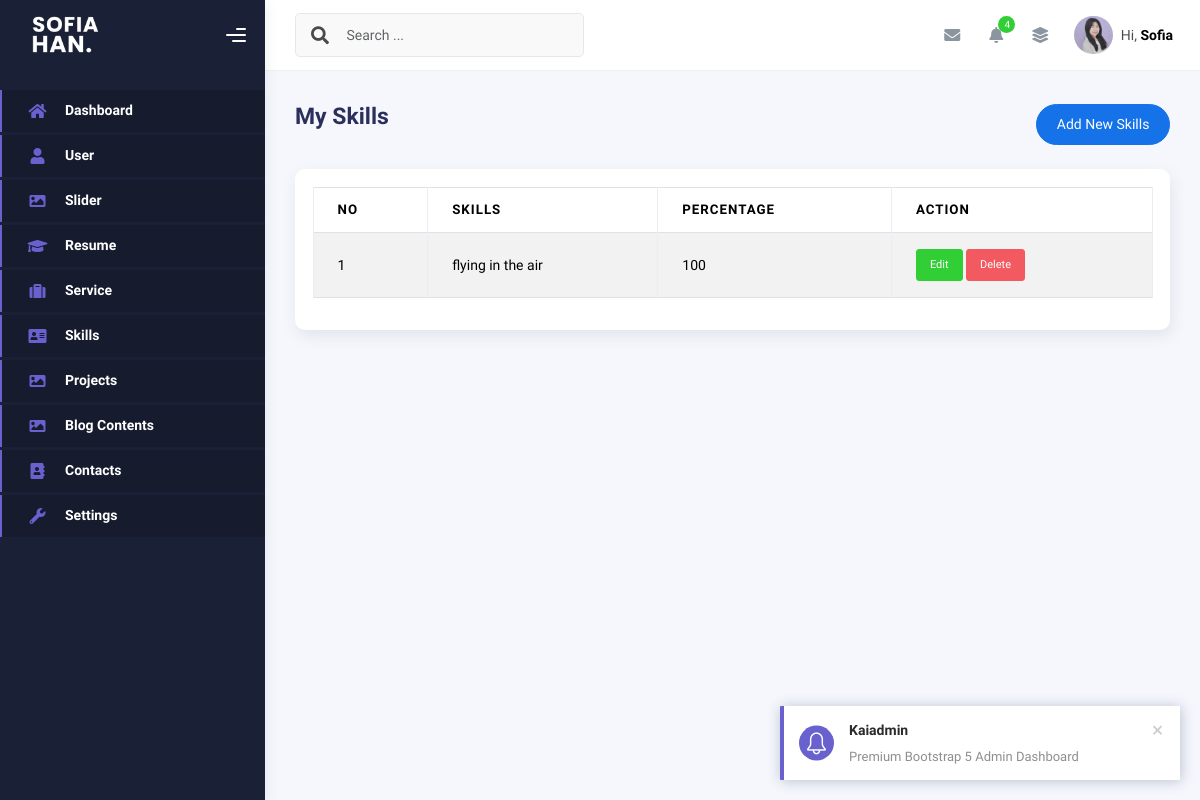
The page /admin/skills.php on the database as committed earlier.
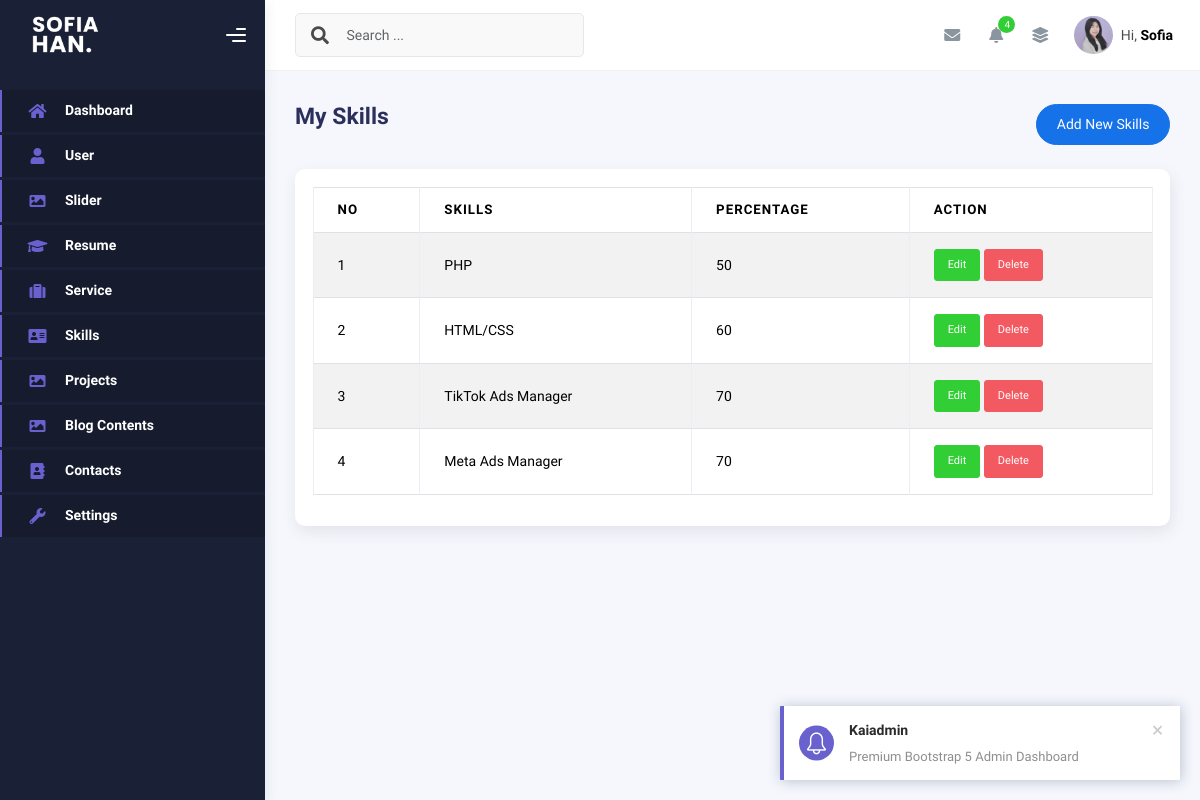
The same page on the database as committed later.
### tables this page shows
CREATE TABLE `my_skills` (
  `id` int(11) NOT NULL,
  `skills` varchar(50) NOT NULL,
  `percentage` int(100) NOT NULL,
  `created_at` timestamp NOT NULL DEFAULT current_timestamp(),
  `updated_at` timestamp NULL DEFAULT NULL ON UPDATE current_timestamp()
);

### admin/skills.php (the view, shortened to what this page needs)
<?php
include "config/koneksi.php";
$query = mysqli_query($conn, "SELECT * FROM my_skills ORDER BY id DESC");
$rows = mysqli_fetch_all($query, MYSQLI_ASSOC);
?>
<!DOCTYPE html>
<html lang="en">
<head>
    <?php
    include "inc/css.php";
    ?>
</head>
<body>
    <div class="wrapper">
        <?php
        include "inc/sidebar.php";
        ?>
        <div class="main-panel">
            <div class="main-header">
                <?php
                include "inc/navbar.php";
                ?>
            </div>
            <div class="container">
                <div class="page-inner">
                    <div class="d-flex align-items-left align-items-md-center flex-column flex-md-row pt-2 pb-4">
                        <div>
                            <h3 class="fw-bold mb-3">My Skills</h3>
                        </div>
                        <div class="ms-md-auto py-2 py-md-0">
                            <a href="create-skills.php" class="btn btn-primary btn-round">Add New Skills</a>
                        </div>
                    </div>
                    <div class="row">
                        <div class="col-sm-6 col-md-12">
                            <div class="card">
                                <div class="card-body">
                                    <table class="table table-bordered table-striped">
                                        <thead>
                                            <tr>
                                                <th>No</th>
                                                <th>Skills</th>
                                                <th>Percentage</th>
                                                <th>Action</th>
                                            </tr>
                                        </thead>
                                        <tbody>
                                            <?php foreach ($rows as $index => $row): ?>
                                                <tr>
                                                    <td><?php echo $index += 1 ?></td>
                                                    <td><?php echo $row['skills'] ?></td>
                                                    <td><?php echo $row['percentage'] ?></td>
                                                    <td>
                                                        <a class="btn btn-success btn-sm"
                                                            href="create-skills.php?edit=<?php echo $row['id'] ?>">Edit</a>
                                                        <a onclick="return confirm('Are you sure wanna delete this data?')"
                                                            class=" btn btn-danger btn-sm"
                                                            href="skills.php?delete=<?php echo $row['id'] ?>">Delete</a>
                                                    </td>
                                                </tr>
                                            <?php endforeach ?>
                                        </tbody>
                                    </table>
                                </div>
                            </div>
                        </div>
                    </div>
                </div>
            </div>
</body>
</html>

Rows that differ between the two databases and show on the page:
added my_skills: index "1", skills "PHP", percentage "50"
added my_skills: index "2", skills "HTML/CSS", percentage "60"
added my_skills: index "3", skills "TikTok Ads Manager", percentage "70"
changed my_skills: index "1" → "4"; skills "flying in the air" → "Meta Ads Manager"; percentage "100" → "70"
